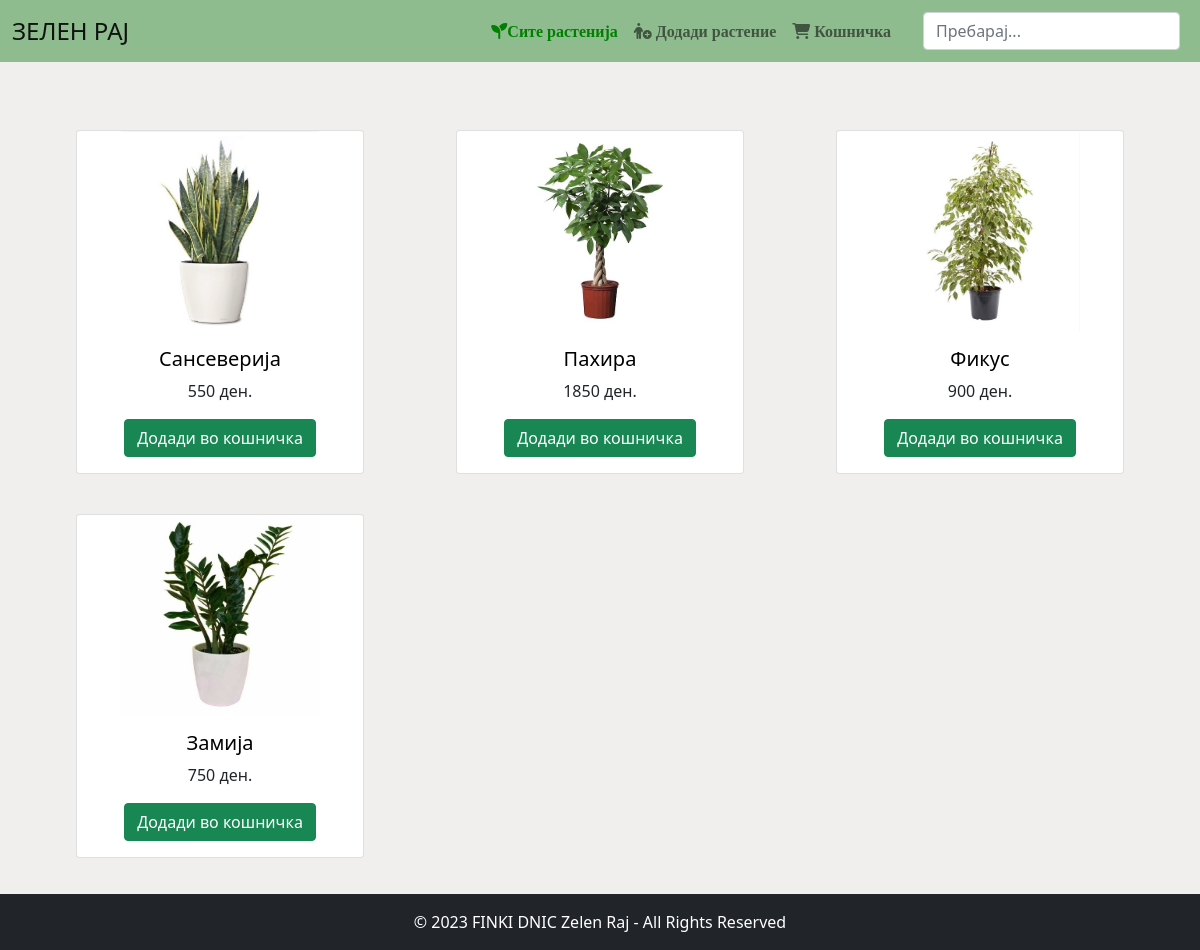
The page /plants/ on the database its author committed.
### ZelenRaj/models.py (models this page shows, shortened)
class Plant(models.Model):
    name = models.CharField(max_length=200)
    image = models.ImageField(upload_to='plant_images/')
    price = models.IntegerField()
    care_info = models.TextField()
    stock = models.IntegerField()
    user = models.ForeignKey(User, on_delete=models.CASCADE)

### ZelenRaj/views.py (the view)
# urls.py: path('plants/', plants, name="plants"),
def plants(request):
    queryset = Plant.objects.all()
    context = {"plants": queryset}
    return render(request, "plants.html", context)

### ZelenRaj/templates/plants.html (shortened to what this page needs)
<!DOCTYPE html>
<html lang="en">
<head>
    <link href="https://cdn.jsdelivr.net/npm/bootstrap@5.0.2/dist/css/bootstrap.min.css" rel="stylesheet">
    <link rel="stylesheet" href="https://cdnjs.cloudflare.com/ajax/libs/font-awesome/6.4.0/css/all.min.css" />
</head>
<body style="background-color: #F0EFEE">
<nav class="navbar navbar-expand-lg navbar-light" style="background-color: darkseagreen">
  <div class="container-fluid">
    <a class="navbar-brand" href="{% url "homepage" %}" style="font-size: 24px;">ЗЕЛЕН РАЈ</a>
    <div class="collapse navbar-collapse nav justify-content-end" id="navbarSupportedContent">
      <ul class="navbar-nav justify-content-end px-4">
          <li class="nav-item">
            <a class="nav-link fas fa-solid fa-seedling" href="{% url 'plants' %}" style="color: green">Сите растенија</a>
        </li>
          <li class="nav-item">
            <a class="nav-link fas fa-solid fa-person-circle-plus" href="{% url 'addPlant' %}"> Додади растение</a>
        </li>
          <li class="nav-item">
          <a class="nav-link fas fa-shopping-cart" aria-current="page" href="{% url 'mycart' %}"> Кошничка</a>
        </li>
      </ul>
      <form class="d-flex" id="searchForm">
        <input class="form-control me-2" type="search" placeholder="Пребарај..." aria-label="Search" id="searchInput">
      </form>
    </div>
  </div>
</nav>
<div class="container">
  <div id="allPlantsContainer">
    <div class="row mb-5 mt-5 pb-4">
        {% for plant in plants %}
            <div class="col-4 p-1 my-3 d-flex justify-content-center">
                <div class="card justify-content-center" style="width: 18rem;">
                    <a href="{% url 'selectedPlant' name=plant.name %}" class="text-decoration-none" style="color: black">
                        <img src="{{ MEDIA_URL }}{{ plant.image.url }}" class="card-img-top img-fluid mx-auto d-block" alt="..." style="height: 200px; width: 200px;">
                    </a>
                    <div class="card-body d-flex flex-column align-items-center">
                        <a href="{% url 'selectedPlant' name=plant.name %}" class="text-decoration-none" style="color: black">
                            <h5 class="card-title text-center">{{ plant.name }}</h5>
                        </a>
                        <p class="card-text text-center">{{ plant.price }} ден.</p>
                        <button class="btn btn-success addToCartBtn" data-name="{{ plant.name }}" data-price="{{ plant.price }}">Додади во кошничка</button>
                    </div>
                </div>
            </div>
        {% endfor %}
    </div>
  </div>
</div>
<footer class="bg-dark text-white text-center fixed-bottom">
    <div class="container py-3">
        <p class="m-0">© 2023 FINKI DNIC Zelen Raj - All Rights Reserved</p>
    </div>
</footer>
</body>
</html>

### rows shown on the page
Plant: image (picture), name "Сансеверија", price "550"
Plant: image (picture), name "Пахира", price "1850"
Plant: image (picture), name "Фикус", price "900"
Plant: image (picture), name "Замија", price "750"
